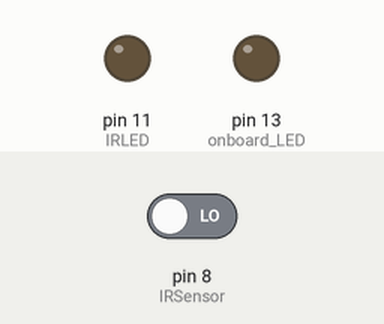
Recording of a sketch running on a simulated Arduino Uno, built with avr-gcc and run on an emulated ATmega328P. Parts: output pins drawn as LEDs (lit = HIGH). Inputs (shaded band) come from the test bench; at power-on: pin 8 (IRSensor) LOW. EEPROM starts erased; what the sketch prints to the serial monitor is not drawn.

Above: at 0.1 s.
At 3.1 s:
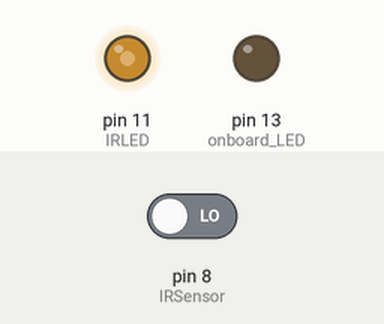
At 13.1 s:
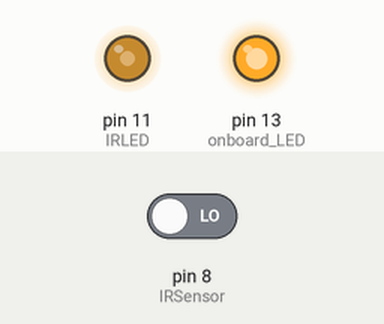
Timing chart, 0 to 14.6 s (numbered marks = the images above):
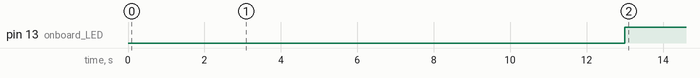

The sketch:

Statistics_2.ino
```cpp
// LED Matrix Setup
  #include <FastLED.h>
  #define LED_PIN  3 // Connect the data wire from your LED strip to this pin. Use a resistor!
  #define COLOR_ORDER GRB
  #define CHIPSET     WS2812B
  #define NUM_LEDS    150 // Edit this to reflect the number of LEDS you are using.
  #define BRIGHTNESS 32 // 0 to 255
  CRGB leds[NUM_LEDS];
  // Params for width and height, edit these to reflect your setup.
  const uint8_t NumberOfColumns = 15; // Make sure this matches the number in the 'LightEmUp', 'CustomDrawColor', and 'CustomDrawMatrix' functions.
  const uint8_t NumberOfRows = 10;

// Color variable definitions
  uint8_t R[3] = {255,0,0}; //red
  uint8_t O[3] = {255,100,0}; //orange
  uint8_t Y[3] = {255,255,0}; //yellow
  uint8_t x[3] = {0,0,0}; //off aka black

// Define gym open/close times
  // if Arduino not loses power during gym operation times data will not be saved for that day, operate off battery or backup to ensure no outages occur
  // TURN ARDUINO ON/OFF at times stated, or data may not be saved and may be inaccurate. - use a wall outlet timer
  // if 24hr gym, need to redefine start time to new power up time.
  // use 24hr clock, {hr, mins}
  // if 24hr gym set to 'GymOpen' to the intitial power on time, ignore 'GymClose'
  uint8_t GymOpen[2] = {6,2}; //6:00am, this is when the Arduino thinks it is being powered on
  uint8_t GymClose[2] = {6,3}; //10:30pm
  // define if Arduino is turned on/off at closing/opening (true) or is on 24/7 (false)
  boolean ArduinoPower = true;
  unsigned long savetime;

// Define statistic variables to save to EEPROM
  #include <EEPROM.h>
  uint16_t EEMEM daycountStore;
  float EEMEM BikeAvgUsesPerDayStore; //
  float EEMEM BikeAvgUseTimePerDayStore; // in minutes

// IR transmitter and receiver setup
  const byte IRLED = 11;  // Timer 2 "A" output: OC2A
  const byte IRSensor = 8; // from receiver output
  const byte onboard_LED = 13; // onboard indicator LED
  boolean BeamBroke;

void setup() {
  Serial.begin(9600);

  // Statistic variables to save setup
    // if this is the first time a variable will be used, initialize to zero
    // i.e. first time running this code on your Arduino, want to reset stored data, adding more equipment
    // if adding new equipment statistics to save, only initialize those variables to zero to keep other values intact
    // Upload and run the code on the Arduino once, then comment out the code and reupload
//     uint16_t zero = 0;
//     float fzero = 0;
//     eeprom_update_block(&zero, &daycountStore, sizeof(zero));
//     eeprom_update_block(&fzero, &BikeAvgUsesPerDayStore, sizeof(fzero));
//     eeprom_update_block(&fzero, &BikeAvgUseTimePerDayStore, sizeof(fzero));

  // Calculate 'savetime' in milliseconds from constant hours+mins entered above
    if (ArduinoPower == true) {
      if (GymOpen[0] > GymClose[0]) {
        if (GymOpen[1] >= GymClose[1]) {
          savetime = 60000*((60*(24-(GymOpen[0]-GymClose[0])))-(GymOpen[1]-GymClose[1]));
        }
        else {
          savetime = 60000*((60*(24-(GymOpen[0]-GymClose[0])))+(GymClose[1]-GymOpen[1]));
        }
      }
      else if (GymOpen[0] == GymClose[0]) {
        if (GymOpen[1] >= GymClose[1]) {
          savetime = 60000*((60*24)-(GymOpen[1]-GymClose[1]));
        }
        else {
          savetime = 60000*(GymClose[1]-GymOpen[1]);
        }
      }
      else {
        if (GymOpen[1] >= GymClose[1]) {
          savetime = 60000*((60*(GymClose[0]-GymOpen[0]))-(GymOpen[1]-GymClose[1]));
        }
        else {
          savetime = 60000*((60*(GymClose[0]-GymOpen[0]))+(GymClose[1]-GymOpen[1]));
        }
      }
    }
    else {
      savetime = 60000*(1440.1-((60*GymOpen[0])+GymOpen[1])); //1440.1 to ensure larger than 1440 (max day time in mins)
    }


  // LED matrix setup
    delay(3000);
    FastLED.addLeds<CHIPSET, LED_PIN, COLOR_ORDER>(leds, NUM_LEDS).setCorrection(TypicalSMD5050);
    FastLED.setBrightness(BRIGHTNESS);
    // Initialize all LEDs to black (off)
    for(uint8_t i = 0; i < NUM_LEDS; i++) {
      leds[i] = CRGB(0,0,0);
    }

  // 38kHz LED setup
    pinMode (onboard_LED, OUTPUT);
    pinMode (IRLED, OUTPUT);
    pinMode (IRSensor, INPUT);
    // set 38kHz square wave on Timer 2, from http://forum.arduino.cc/index.php/topic,102430.0.html
    TCCR2A = _BV (COM2A0) | _BV(WGM21);  // CTC, toggle OC2A on Compare Match
    TCCR2B = _BV (CS20);   // No prescaler
    OCR2A =  209;          // compare A register value (210 * clock speed (1/16MHz))
    //  = 13.125 uS , so frequency is 1 / (2 * 13.125) = 38095

  delay(10000);
}

// This function will return the right 'led index number' for
// a given set of X and Y coordinates on your matrix.
uint16_t XY(uint8_t row, uint8_t column) {
  uint16_t i;
  if(row & 0x01) {
    // Odd rows run backwards
    uint8_t reverseX = (NumberOfColumns - 1) - column;
    i = (row * NumberOfColumns) + reverseX;
  } else {
    // Even rows run forwards
    i = (row * NumberOfColumns) + column;
  }

  i = i-1; // Shifts each LED by number specified.
  i = ((2*NUM_LEDS)+i)%NUM_LEDS; // If you try to assign more LEDs than defined, this wraps them back to the front
  return i;
}

// The 'Change1LED' function will assign the specified color to the
// LED at the coordinates provided and then show it.
void Change1LED(uint8_t Equip[3], uint8_t *color) {
  // Set Color and get the LED index number using the 'XY' function.
  leds[XY(Equip[0], Equip[1])] = CRGB(*color,*(color+1),*(color+2));
  FastLED.show();
}

void UpdateState(boolean beambroke, uint8_t Input[4], unsigned long t[3]) {
  uint8_t state = Input[2];
  unsigned long tnow = millis();

  if (beambroke == HIGH) {
    if (state == 0) {
      state = 1; // in use?
      t[1] = tnow; //save start instance of time for calculating use time
    }
    else if (state == 1) {
      if ((unsigned long)(tnow - t[1]) >= 10000) { // if beam still broken after 10sec, set as in use
        Change1LED(Input,R);
        state = 2; // in use.
        Input[3] = Input[3] + 1; //increment uses of equipment
      }
    }
    else if (state >= 3) {
      if (state >= 7) { // if beam being repeatedly broken & restored, assume in use
        state = 2;
      }
      else if ((unsigned long)(tnow - t[0]) >= 5000) { // if beam broken after 10sec, set as in use
        state = 2;
      }
      else {
        state = state + 1; // count number of times beam is broken after first break and before wait interval is up
      }
    }
  }
  else {
    if (state == 2) { // if beam restored after being broken, enter intermediate state
      t[0] = tnow; // save time instance
      state = 3; // intermediate
    }
    else if (state == 1) {
      if ((unsigned long)(tnow - t[1]) >= 10000) { // if beam restored after initial break, assume mistakenly triggered & actually not in use
        state = 0; // not in use
      }
    }
    else if (state >= 3) {
      if ((unsigned long)(tnow - t[0]) >= 5000) { // if 10sec have passed since restored without being broken, set as not in use
        Change1LED(Input,x);
        state = 0; // not in use
        t[2] = t[2] + (tnow - t[1]) - 5000; //save and calculate use time based on end time and start time, -5000 to adjust for delay
      }
    }
  }
  Input[2] = state;
}


void DoSave(uint8_t Input[4], unsigned long t[3], float *AvgUsesPerDayStore, float *AvgUseTimePerDayStore) { // add another arg - probably array of stats
  uint16_t daycount;
  float AvgUsesPerDay = 0;
  float AvgUseTimePerDay = 0;
  float NumberUsesToday = (float)Input[3];
  float AvgUseTimeToday = ((float)t[2]/(float)1000)/NumberUsesToday; // in seconds for testing purposes

  // retrieve stored EEPROM Data
  eeprom_read_block(&daycount, &daycountStore, sizeof(daycount));
  eeprom_read_block(&AvgUsesPerDay, AvgUsesPerDayStore, sizeof(AvgUsesPerDay));
  eeprom_read_block(&AvgUseTimePerDay, AvgUseTimePerDayStore, sizeof(AvgUseTimePerDay));

  // Print out daily statistics to Serial Monitor
  Serial.print("          Today: ");
  Serial.print(NumberUsesToday);
  Serial.print(", ");
  Serial.print(AvgUseTimeToday);
  Serial.println("secs");

  // do updating of avgs stats, doesn't save if program didn't run whole day (i.e. day not counted)
  if (Input[3] > AvgUsesPerDay) {
    AvgUsesPerDay = AvgUsesPerDay + ((NumberUsesToday - AvgUsesPerDay)/(float)daycount);
  }
  else {
    AvgUsesPerDay = AvgUsesPerDay - ((AvgUsesPerDay - NumberUsesToday)/(float)daycount);
  }
  if (AvgUseTimeToday > AvgUseTimePerDay) {
    AvgUseTimePerDay = AvgUseTimePerDay + ((AvgUseTimeToday - AvgUseTimePerDay)/(float)daycount);
  }
  else {
    AvgUseTimePerDay = AvgUseTimePerDay - ((AvgUseTimePerDay - AvgUseTimeToday)/(float)daycount);
  }

  Serial.print("          Avg: ");
  Serial.print(AvgUsesPerDay);
  Serial.print(", ");
  Serial.print(AvgUseTimePerDay);
  Serial.println("secs");

  // save variables
  eeprom_update_block(&AvgUsesPerDay, AvgUsesPerDayStore, sizeof(AvgUsesPerDay));
  eeprom_update_block(&AvgUseTimePerDay, AvgUseTimePerDayStore, sizeof(AvgUseTimePerDay));

  // reset daily variables
  Input[3] = 0;
  t[2] = 0;
}

void loop() {
  // Initialize save time variables
  static uint8_t start = 0;
  static unsigned long prevtime = millis();
  uint16_t daycount;


  // Equipment to LED location definitions
  // Use like 'uint8_t Variable[2] = {row,column,state,total usage amount}'
  // State: 0 = not in use, 1 = between states, 2 = in use, 3 >= between states
  static uint8_t Bike[4] = {2,4,0,0};
  // Use like 'unsigned long tVariable[2] = {turn off delay, turn on time (use begins), total use time}'
  static unsigned long tBike[3] = {0,0,0};
  //Serial.println(Bike[2]);
  BeamBroke = digitalRead(IRSensor);

  UpdateState(BeamBroke, Bike, tBike);

  // LED to show immediate IR sensor state
  if (BeamBroke == HIGH) { // beam interrupted
    digitalWrite(onboard_LED, LOW); // green onboard LED off
  }
  else { // beam detected
    digitalWrite(onboard_LED, HIGH); // green LED on
  }

  // Perform Saving
  if ((unsigned long)(millis() - prevtime) >= savetime) {
    if (ArduinoPower == true || start == 1) {
      eeprom_read_block(&daycount, &daycountStore, sizeof(daycount));
      daycount = daycount + 1;
      eeprom_update_block(&daycount, &daycountStore, sizeof(daycount)); // Update the day count
      Serial.print("Day: ");
      Serial.println(daycount);
      Serial.println();

      // Put Variables to save for equipment here:
      Serial.println("Bike");
      DoSave(Bike, tBike, &BikeAvgUsesPerDayStore, &BikeAvgUseTimePerDayStore);
      Serial.println();


      if (ArduinoPower == true) {
        Serial.println("Paused");
        //delay(86400000-savetime); // 'pause' program until gym opens again if forgot to turn off
        delay(20000); // used for testing purposes
        Serial.println("Back in Action");
        Serial.println();
        // if powered on not at gym opening and also forget to turn off, the stats will be messed up
      }
    }
    else {
      start = 1;
      savetime = 86400000;

      // reset daily variables
      Bike[3] = 0;
      tBike [2] = 0;
    }
    prevtime = millis();
  }
}
```

Measured:
- by itself, pin 13 (onboard_LED): LOW → HIGH at 13.0 s
